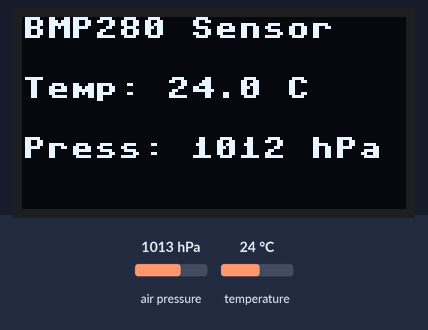
The program below on a simulated Raspberry Pi Pico running MicroPython. On the bench: 128×64 one-colour display. The test bench sets the inputs (shaded band); at power-on: air pressure 1013 hPa, temperature 24 °C. Library files of the repository ran but are not shown: bmp280.py, ssd1306.py; what the program prints to the serial console is not drawn.

Above: at 1.2 s.
1.3 s: air pressure set to 952 hPa
At 3.3 s:
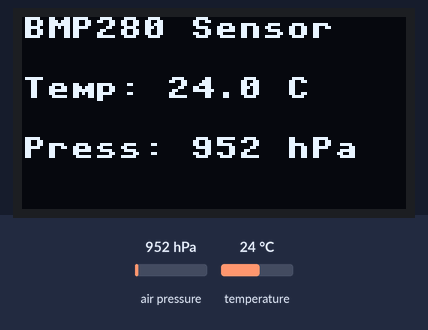
3.6 s: temperature set to 12 °C
At 4.6 s:
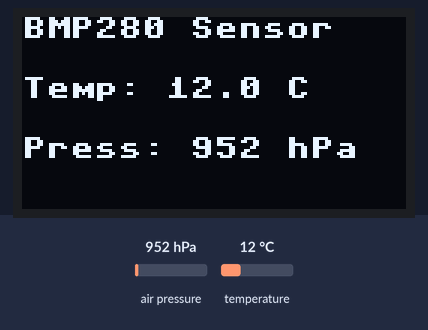
5.6 s: air pressure set to 975 hPa
At 6.8 s:
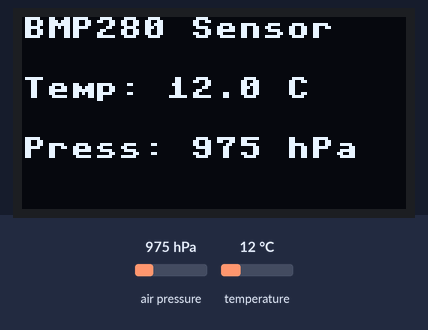
7.7 s: temperature set to 19 °C
Timing chart, 0 to 10.7 s (numbered marks = the images above; inputs shaded):
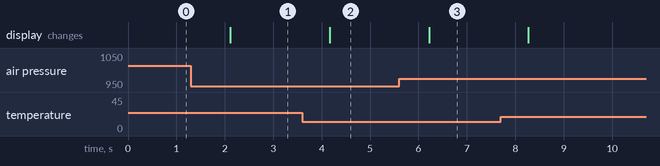

The program:

Air-pressure+OLED.py
```python
from machine import Pin, I2C
from time import sleep
import bmp280
from ssd1306 import SSD1306_I2C
#
i2c = I2C(0, scl=Pin(1), sda=Pin(0))
bmp = bmp280.BMP280(i2c, addr=0x76)
#
i2c = I2C(1, sda=Pin(14), scl=Pin(15), freq=400000)
oled = SSD1306_I2C(128, 64, i2c)
#
while True:
    temp = bmp.temperature        # °C
    pressure = bmp.pressure       # Pa → hPa
    pressure_hpa = int(pressure / 100)

    print("Temp:", temp, "°C")
    print("Luftdruck:", pressure_hpa, "hPa")
    print("--------------------------")

    oled.fill(0)
    oled.text("BMP280 Sensor", 0, 0)
    oled.text(f"Temp: {temp:.1f} C", 0, 20)
    oled.text(f"Press: {pressure_hpa:} hPa", 0, 40)
    oled.show()

    sleep(1)
```

Measured:
- after the input at 1.3 s, the display: changes after 0.81 s (image 1)
- after the input at 3.6 s, the display: changes after 0.57 s (image 2)
- after the input at 5.6 s, the display: changes after 0.62 s (image 3)
